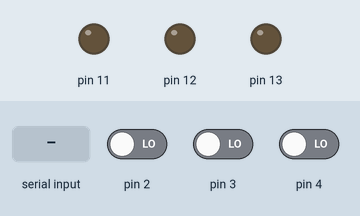
The sketch below on a simulated Arduino Uno, built with avr-gcc and run on an emulated ATmega328P. Shown: output pins drawn as LEDs (lit = HIGH). The test bench sets the inputs (shaded band); at power-on: pin 2 LOW, pin 3 LOW, pin 4 LOW. What the sketch prints to the serial monitor is not drawn.

Above: at 1.2 s.
1.3 s: "1" received over Serial
At 2.4 s:
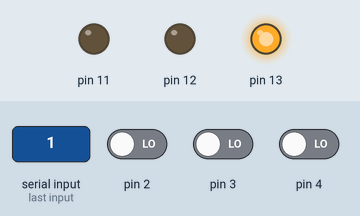
2.8 s: "3" received over Serial
At 3.7 s:
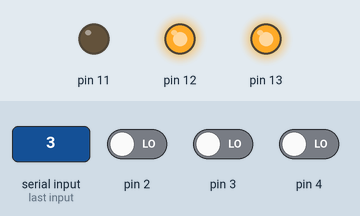
4.3 s: "0" received over Serial
At 5.0 s:
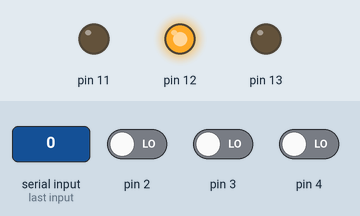
5.8 s: "5" received over Serial
At 6.3 s:
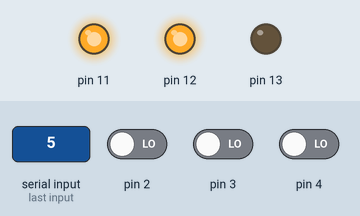
7.3 s: "2" received over Serial
At 7.6 s:
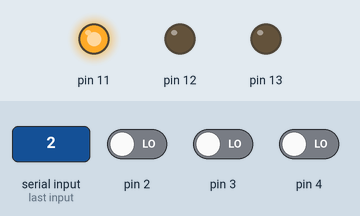
8.8 s: "4" received over Serial
At 10.1 s:
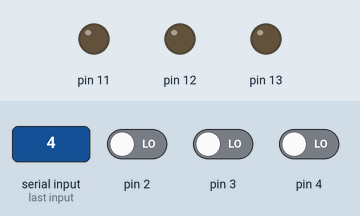
Timing chart, 0 to 11.3 s (numbered marks = the images above; inputs shaded):
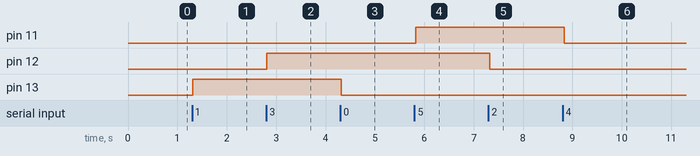

The sketch:

test.ino
```cpp
String instatus;
void setup()
{
    Serial.begin(9600);
    pinMode(13, OUTPUT);
    pinMode(12, OUTPUT);
    pinMode(11, OUTPUT);
    pinMode(2, INPUT);
    pinMode(3, INPUT);
    pinMode(4, INPUT);
}


void loop()
{
  Serial.println("A"+String(digitalRead(2))+"B"+String(digitalRead(3))+"C"+String(digitalRead(4)));

  // Serial.println(switchStatus);
    if (Serial.available() > 0)
    {
        char inByte = Serial.read();
        switch (inByte)
        {
            case '0':
                digitalWrite(13, LOW);
                delay(1000);
                break;
            case '1':
                digitalWrite(13, HIGH);
                delay(1000);
                break;
            case '2':
                digitalWrite(12, LOW);
                delay(1000);
                break;
            case '3':
                digitalWrite(12, HIGH);
                delay(1000);
                break;
            case '4':
                digitalWrite(11, LOW);
                delay(1000);
                break;
            case '5':
                digitalWrite(11, HIGH);
                delay(1000);
                break;
            default:
                digitalWrite(12, LOW);
                digitalWrite(13, LOW);
        }
    }
       //instatus=String(digitalRead(2));
 delay(50);

}
```

Measured:
- after the input at 1.3 s, pin 13: LOW → HIGH at once
- after the input at 2.8 s, pin 12: LOW → HIGH at once
- after the input at 4.3 s, pin 13: HIGH → LOW at once
- after the input at 5.8 s, pin 11: LOW → HIGH at once
- after the input at 7.3 s, pin 12: HIGH → LOW at once
- after the input at 8.8 s, pin 11: HIGH → LOW at once
